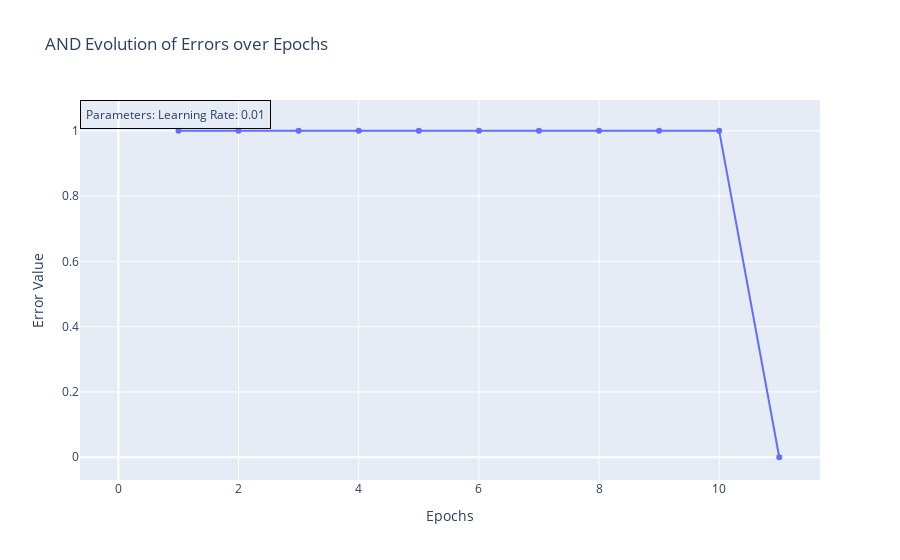

The notebook cell this image was saved under:
### Code cell
#AND ERROR OVER TIME
import plotly.graph_objects as go
import pandas as pd

def read_csv_data(file_path):
    data = pd.read_csv(file_path)
    return data['period'].tolist(), data['error'].tolist()

epochs_1, errors_1 = read_csv_data('../output/ej1/output.csv')


fig = go.Figure()

fig.add_trace(go.Scatter(x=epochs_1, y=errors_1, mode='lines+markers', name='Linear'))


fig.update_layout(
    title='AND Evolution of Errors over Epochs',
    xaxis_title='Epochs',
    yaxis_title='Error Value',
    legend_title='Errors',
    template='plotly',
    annotations=[
        go.layout.Annotation(
            text="Parameters:\nLearning Rate: 0.01", 
            x=0.95, y=1.05,  
            showarrow=False,
            font=dict(size=12),
            align="right",
            bordercolor='black',
            borderwidth=1,
            borderpad=5
        )
    ]
)



fig.show()

### Figure 1 — Plotly figure (JSON) as saved in the notebook; plotly's stock layout.template omitted (floating-point values rounded to 4 significant figures)
{"data": [{"mode": "lines+markers", "name": "Linear", "x": [1, 2, 3, 4, 5, 6, 7, 8, 9, 10, 11], "y": [1.0, 1.0, 1.0, 1.0, 1.0, 1.0, 1.0, 1.0, 1.0, 1.0, 0.0], "type": "scatter"}], "layout": {"title": {"text": "AND Evolution of Errors over Epochs"}, "xaxis": {"title": {"text": "Epochs"}}, "yaxis": {"title": {"text": "Error Value"}}, "legend": {"title": {"text": "Errors"}}, "annotations": [{"align": "right", "bordercolor": "black", "borderpad": 5, "borderwidth": 1, "font": {"size": 12}, "showarrow": false, "text": "Parameters:\nLearning Rate: 0.01", "x": 0.95, "y": 1.05}]}}
